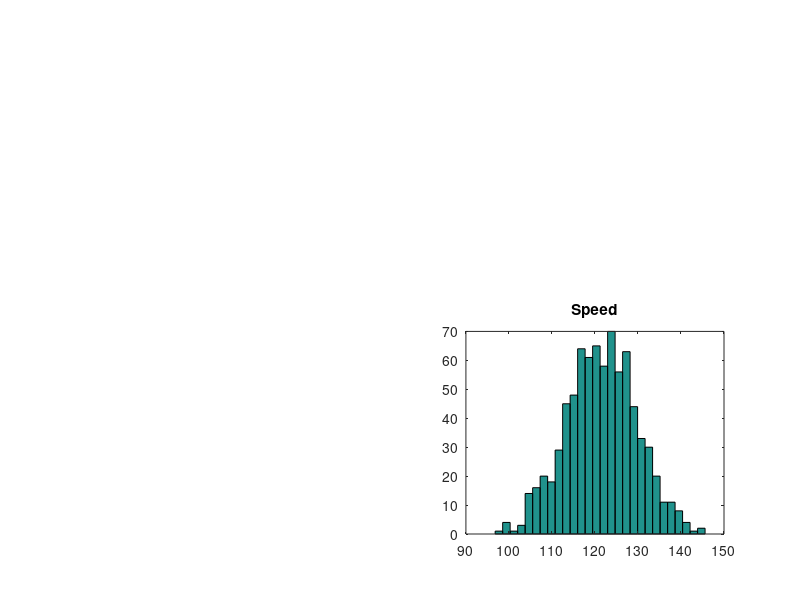

Source code (MATLAB):
speed_data = [127.6
124.4
113.1
123.2
119.9
111.7
118.0
117.2
105.6
109.4
118.5
123.8
110.8
123.5
113.1
130.7
125.1
121.0
135.0
116.9
117.3
116.0
123.1
134.1
114.5
120.9
124.6
131.6
137.6
121.1
131.2
139.3
114.7
131.2
114.6
127.3
132.8
122.3
120.7
119.8
119.9
141.5
117.9
118.2
119.7
112.3
120.2
121.5
116.0
110.6
130.4
123.0
116.4
129.4
121.0
134.0
129.0
129.3
123.7
127.1
118.3
145.6
121.3
113.3
129.9
131.6
125.1
124.3
114.6
121.7
134.9
118.6
125.3
119.8
109.0
117.3
128.1
120.3
125.2
117.0
123.2
127.3
124.6
113.2
132.4
111.8
134.4
111.5
115.9
140.0
108.7
118.5
106.4
128.3
112.4
131.0
106.4
116.8
142.4
130.9
117.7
117.3
114.3
137.8
113.8
120.1
117.7
114.7
145.1
128.1
133.3
127.0
126.8
125.3
128.1
120.6
125.4
124.9
099.7
133.2
127.1
123.7
125.0
124.9
111.2
108.5
123.8
131.3
115.5
117.7
096.8
130.1
131.9
129.5
109.4
112.0
108.7
125.5
125.2
118.0
127.8
114.8
128.8
105.0
129.7
114.2
118.4
124.4
131.6
116.4
116.1
123.7
134.8
114.9
117.1
128.2
110.8
118.6
134.0
113.9
120.6
129.3
129.2
105.6
124.4
129.7
123.9
124.6
127.4
122.0
119.3
121.8
111.5
131.5
121.6
125.6
115.7
108.6
133.1
110.0
112.7
132.7
108.8
123.4
124.0
128.1
133.5
123.7
117.0
132.4
131.1
124.9
118.2
121.1
118.8
134.0
116.0
124.2
104.5
112.7
120.1
123.6
128.4
127.3
113.5
130.6
124.7
111.3
119.6
119.2
126.9
128.1
117.2
135.6
132.3
127.6
127.6
121.7
121.0
136.1
131.8
110.0
135.9
124.2
122.7
117.7
132.5
124.2
130.5
122.4
113.2
114.7
123.6
124.5
128.0
120.6
121.4
137.1
111.0
126.9
126.7
118.0
115.6
127.9
121.8
119.6
125.8
116.7
127.3
112.6
112.5
125.9
110.7
125.6
136.2
134.1
137.1
112.6
114.5
122.3
117.5
124.7
104.5
114.4
120.8
126.9
122.0
129.4
138.7
112.9
119.7
115.0
130.7
118.6
132.2
140.6
117.0
127.5
126.7
134.9
128.2
129.3
120.3
126.4
117.1
127.7
133.3
115.9
117.2
121.6
123.2
128.5
119.1
120.8
126.2
123.4
114.4
125.2
120.8
121.7
127.9
121.9
121.2
124.3
121.8
130.0
117.2
120.1
126.2
130.0
122.3
117.3
125.4
119.6
112.0
114.6
121.2
127.1
118.8
132.2
118.7
129.4
115.5
108.5
119.7
122.6
134.5
111.5
118.5
122.5
120.0
123.3
142.1
125.1
135.5
118.3
122.8
114.1
123.4
123.0
124.8
114.7
113.0
124.1
129.6
116.9
107.2
126.3
120.4
121.9
121.7
117.6
124.5
135.9
121.5
129.8
128.2
115.1
133.0
124.6
138.3
126.1
118.7
128.8
118.5
133.6
128.5
113.2
124.4
102.4
119.7
122.5
130.2
126.9
126.5
116.8
107.2
118.9
123.3
129.8
118.4
113.6
119.9
129.5
122.0
120.9
132.0
128.6
116.7
120.9
120.9
127.0
119.3
114.7
118.7
108.4
114.9
108.4
112.8
123.5
129.8
121.6
124.2
119.2
117.0
125.8
115.4
119.3
119.2
113.8
125.7
137.5
110.2
105.0
119.5
126.3
139.9
117.8
132.9
117.5
138.6
130.9
124.6
135.5
119.6
124.7
136.5
126.0
130.3
117.4
121.8
121.7
118.3
104.9
120.4
127.8
112.9
124.9
124.8
108.2
127.7
128.9
114.7
109.1
109.3
121.1
116.3
120.2
110.1
124.1
127.9
126.3
120.1
124.2
134.6
122.0
120.6
122.1
124.8
123.2
118.9
129.1
113.1
125.1
121.8
119.4
111.7
126.5
121.3
132.8
108.7
136.9
121.9
119.2
128.4
131.9
120.9
113.9
128.0
134.8
118.2
124.1
125.7
113.9
116.0
121.8
108.4
125.8
117.7
121.0
122.1
109.6
115.8
117.9
127.1
132.3
126.4
127.3
118.2
123.5
113.9
120.5
115.9
118.8
117.3
122.8
124.4
131.1
116.0
128.2
119.1
119.3
112.4
131.6
123.4
113.4
129.6
133.1
117.8
130.6
104.8
126.4
123.4
129.3
099.4
120.2
133.1
123.2
117.9
122.1
112.5
111.6
133.3
121.2
131.2
124.6
122.7
110.6
121.3
136.0
122.8
130.2
124.8
125.4
123.4
114.2
123.8
126.5
104.0
105.8
107.5
122.3
114.2
116.0
132.7
128.1
115.7
122.2
127.5
111.6
127.1
130.6
108.6
113.2
124.8
129.8
109.6
130.7
123.6
125.1
115.2
124.1
139.5
119.4
121.7
128.4
136.5
112.3
129.7
106.2
130.5
124.7
121.6
117.7
126.4
116.1
122.4
118.1
118.5
127.9
133.6
123.3
120.6
128.5
127.2
125.7
120.9
132.6
133.9
141.2
129.4
127.1
123.5
106.9
111.0
120.7
117.0
110.7
123.6
135.5
113.7
113.0
105.7
131.4
121.3
121.7
116.5
119.2
108.4
127.1
121.0
104.1
119.4
123.3
107.0
133.6
129.0
121.2
099.4
123.6
120.8
118.8
115.6
139.5
106.2
112.9
113.6
115.0
127.6
119.5
120.1
119.9
132.2
115.6
129.7
118.2
122.4
103.4
122.8
117.0
116.1
115.9
112.8
112.4
115.5
112.6
126.2
120.2
115.1
107.7
107.1
120.5
115.5
120.0
126.8
112.6
138.0
103.9
131.1
117.2
115.8
102.7
128.0
107.9
105.9
122.5
124.0
132.7
120.9
114.9
116.8
117.5
121.1
107.6
124.5
117.0
138.0
118.0
117.8
116.0
121.6
123.0
115.1
114.4
131.4
108.5
113.6
126.8
112.1
105.2
124.9
106.4
110.2
127.2
111.3
127.6
115.3
112.6
129.1
118.8
118.6
129.2
117.2
125.2
115.5
128.2
109.9
104.8
121.0
126.5
128.0
127.8
109.8
117.4
112.4
131.9
111.8
117.2
119.3
108.9
116.0
116.9
124.6
119.9
117.3
111.8
111.2
114.6
126.1
138.7
132.1
118.8
123.3
113.7
117.2
133.8
100.1
116.4
120.6
118.5
122.4
114.6
104.8
129.9
127.1
115.4
124.9
126.6
118.4
126.6
124.4
120.8
125.3
101.3
127.2
115.1
114.2
137.8
127.3
110.8
105.4
125.2
116.1
118.7
113.8
112.8
127.0
123.7
110.2
115.3
132.5
116.4
111.6
116.3
123.2
117.2
105.2
118.5
125.0
119.2
134.5
131.4
139.4
116.8
123.3
113.7
107.1
124.5
126.7
119.7];

speed_data_size = length(speed_data);
subplot(2,2,4);

hist(speed_data,sqrt(speed_data_size));
title('Speed');